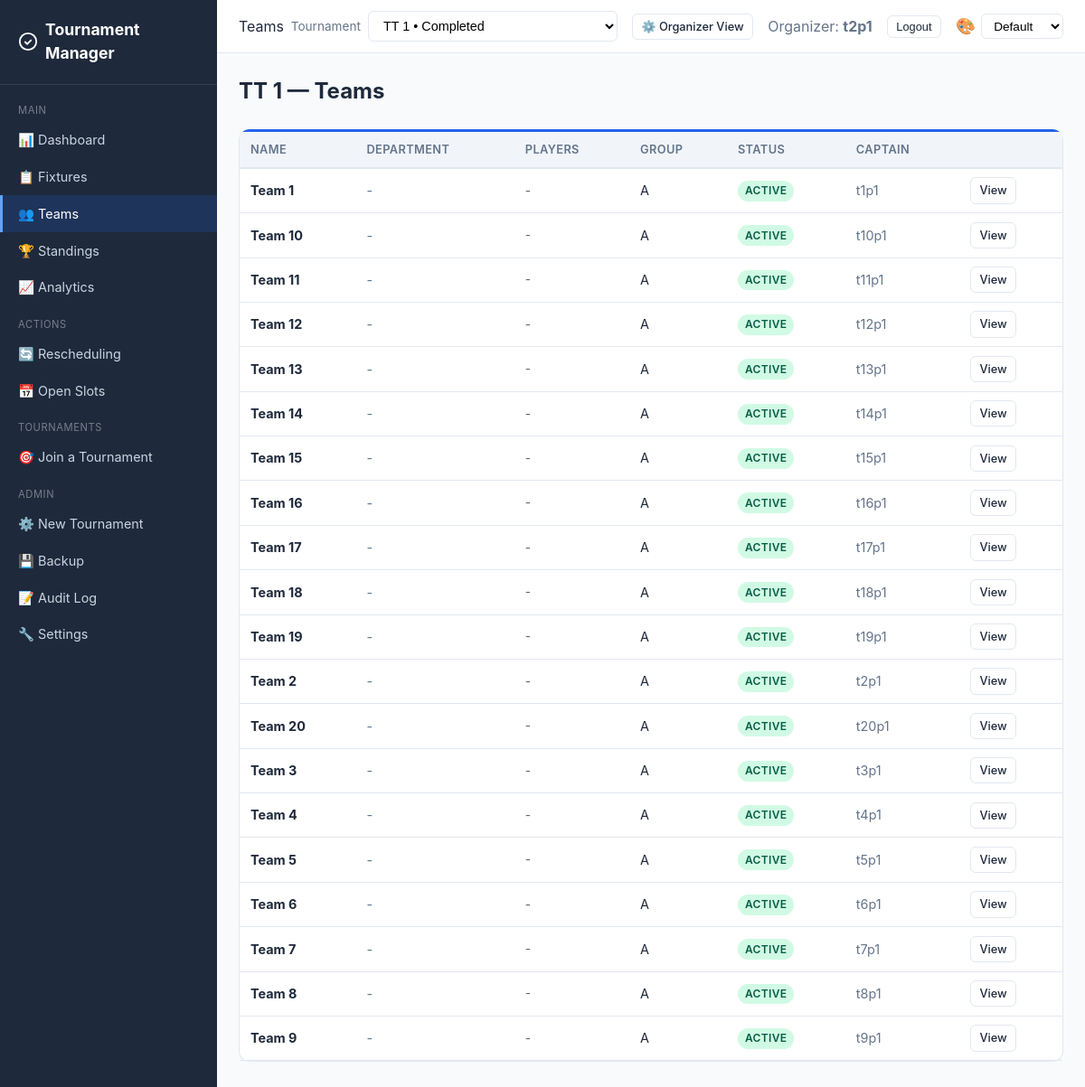
The page /teams/ (signed in) on the database its author committed.
### core/models.py (models this page shows, shortened)
class Tournament(models.Model):
    FORMAT_CHOICES = [
        ("round_robin", "Round Robin"),
        ("double_round_robin", "Double Round Robin"),
        ("knockout", "Knockout"),
        ("double_elimination", "Double Elimination"),
        ("consolation", "Consolation"),
        ("hybrid", "Hybrid (Groups + Knockout)"),
    ]
    SPORT_CHOICES = [
        ("badminton", "Badminton"),
        ("tennis", "Tennis"),
        ("volleyball", "Volleyball"),
        ("basketball", "Basketball"),
        ("soccer", "Soccer"),
        ("cricket", "Cricket"),
        ("table_tennis", "Table Tennis"),
        ("other", "Other"),
    ]
    WITHDRAWAL_POLICY_CHOICES = [
        ("forfeit", "Forfeit remaining matches"),
        ("void", "Void remaining matches"),
    ]
    name = models.CharField(max_length=200)
    sport_type = models.CharField(
        max_length=30, choices=SPORT_CHOICES, default="other",
        help_text="Type of sport for this tournament",
    )
    format = models.CharField(max_length=30, choices=FORMAT_CHOICES)
    players_per_team = models.IntegerField(
        default=1, help_text="Number of players required per team",
    )
    status = models.CharField(
        max_length=20,
        choices=[
            ("setup", "Setup"),
            ("registration_open", "Registration Open"),
            ("ready", "Ready for Scheduling"),
            ("scheduled", "Schedule Draft Ready"),
            ("active", "Active"),
            ("completed", "Completed"),
        ],
        default="setup",
    )
    created_at = models.DateTimeField(auto_now_add=True)
    started_at = models.DateTimeField(null=True, blank=True)
    completed_at = models.DateTimeField(null=True, blank=True)
    start_date = models.DateField(
        default=timezone.localdate,
        null=True,
        blank=True,
        help_text="Date from which automatic scheduling should begin",
    )
    expected_teams_count = models.PositiveIntegerField(
        default=0,
        blank=True,
        help_text="Expected number of teams before the tournament can start",
    )
    points_per_win = models.IntegerField(default=3)
    points_per_loss = models.IntegerField(default=0)
    points_per_draw = models.IntegerField(default=1)
    tiebreaker_order = models.TextField(
        default='["game_diff", "games_won", "head_to_head"]'
    )
    num_groups = models.IntegerField(default=2, help_text="For hybrid format")
    teams_per_group_advance = models.IntegerField(
        default=2, help_text="Teams advancing from each group"
    )
    withdrawal_policy = models.CharField(
        max_length=20, choices=WITHDRAWAL_POLICY_CHOICES, default="forfeit"
    )
    default_match_duration = models.IntegerField(
        default=30, help_text="Minutes per match"
    )
    champion = models.ForeignKey(
        "Team",
        null=True,
        blank=True,
        on_delete=models.SET_NULL,
        related_name="championships",
        help_text="Team that won the tournament",
    )

class Team(models.Model):
    STATUS_CHOICES = [
        ("active", "Active"),
        ("withdrawn", "Withdrawn"),
    ]
    user = models.ForeignKey(User, on_delete=models.CASCADE, related_name="captained_teams")
    tournament = models.ForeignKey(
        Tournament, on_delete=models.CASCADE, related_name="teams"
    )
    name = models.CharField(max_length=100)
    department = models.CharField(max_length=120, blank=True, default="")
    status = models.CharField(max_length=20, choices=STATUS_CHOICES, default="active")
    withdrawn_at = models.DateTimeField(null=True, blank=True)
    group = models.CharField(max_length=5, blank=True, default="")
    preferred_courts = models.ManyToManyField(Court, blank=True, related_name="preferred_by")
    availability_notes = models.TextField(blank=True, default="")
    seed = models.IntegerField(default=0)
    class Meta:
        unique_together = [["tournament", "name"], ["tournament", "user"]]

### core/views.py (the view)
# urls.py: path("teams/", views.teams_view, name="teams"),
@login_required
def teams_view(request):
    tournament = _get_tournament(request)
    if not tournament:
        return render(request, "core/teams.html", {
            "teams": [],
            **_tournament_context(request, tournament),
        })
    teams = tournament.teams.select_related("user").prefetch_related("players").order_by("name")
    return render(request, "core/teams.html", {
        "tournament": tournament, "teams": teams,
        "is_organizer": _is_organizer(request.user),
        **_tournament_context(request, tournament),
    })

### templates/core/teams.html (shortened to what this page needs)
{% extends "core/base.html" %}
{% block page_header %}Teams{% endblock %}
{% block content %}
<h1 class="page-title">{% if tournament %}{{ tournament.name }} — {% endif %}Teams</h1>
{% if tournament %}
<div class="card">
    <div class="table-container">
    <table>
        <thead>
            <tr>
                <th>Name</th>
                <th>Department</th>
                <th>Players</th>
                {% if tournament.format == "hybrid" %}<th>Group</th>{% endif %}
                <th>Status</th>
                <th>Captain</th>
                <th></th>
            </tr>
        </thead>
        <tbody>
            {% for t in teams %}
            <tr>
                <td><strong>{{ t.name }}</strong></td>
                <td class="text-muted">{{ t.department|default:"-" }}</td>
                <td style="font-size:0.85rem;color:#666;">
                    {% for p in t.players.all %}{{ p.name }}{% if not forloop.last %}, {% endif %}{% empty %}-{% endfor %}
                </td>
                {% if tournament.format == "hybrid" %}<td>{{ t.group|default:"-" }}</td>{% endif %}
                <td><span class="badge badge-{{ t.status }}">{{ t.get_status_display }}</span></td>
                <td class="text-muted">{{ t.user.username }}</td>
                <td><a href="{% url 'team_detail' pk=t.pk %}" class="btn btn-outline btn-sm">View</a></td>
            </tr>
            {% empty %}
            <tr><td colspan="{% if tournament.format == "hybrid" %}8{% else %}7{% endif %}" class="text-center text-muted">No teams registered.</td></tr>
            {% endfor %}
        </tbody>
    </table>
    </div>
</div>
{% else %}
<p class="text-muted">No tournament active.</p>
{% endif %}
{% endblock %}

### templates/core/base.html (shortened to what this page needs)
{% load static %}
<!DOCTYPE html>
<html lang="en">
<head>
    <link rel="stylesheet" href="{% static 'css/style.css' %}?v={% now 'YmdHis' %}">
</head>
<body>
{% if user.is_authenticated %}
<div class="app-layout">
    <aside class="sidebar">
        <div class="sidebar-brand">
            <svg viewBox="0 0 24 24" fill="none" stroke="currentColor" stroke-width="2"><circle cx="12" cy="12" r="10"/><path d="M8 12l3 3 5-5"/></svg>
            Tournament Manager
        </div>
        <nav class="sidebar-nav">
            <div class="sidebar-section">Main</div>
            <a href="{% url 'dashboard' %}" class="{% if request.resolver_match.url_name == 'dashboard' %}active{% endif %}">📊 Dashboard</a>
            <a href="{% url 'fixtures' %}" class="{% if request.resolver_match.url_name == 'fixtures' %}active{% endif %}">📋 Fixtures</a>
            <a href="{% url 'teams' %}" class="{% if request.resolver_match.url_name == 'teams' or request.resolver_match.url_name == 'team_detail' %}active{% endif %}">👥 Teams</a>
            <a href="{% url 'standings' %}" class="{% if request.resolver_match.url_name == 'standings' %}active{% endif %}">🏆 Standings</a>
            <a href="{% url 'analytics' %}" class="{% if request.resolver_match.url_name == 'analytics' %}active{% endif %}">📈 Analytics</a>
            <div class="sidebar-section">Actions</div>
            <a href="{% url 'rescheduling' %}" class="{% if request.resolver_match.url_name == 'rescheduling' %}active{% endif %}">🔄 Rescheduling</a>
            <a href="{% url 'open_slots' %}" class="{% if request.resolver_match.url_name == 'open_slots' %}active{% endif %}">📅 Open Slots</a>
            {% if team %}
            <div class="sidebar-section">My Team</div>
            <a href="{% url 'team_detail' pk=team.pk %}" class="{% if request.resolver_match.url_name == 'team_detail' %}active{% endif %}">🏅 {{ team.name }}</a>
            {% if joinable_tournaments %}
            <a href="{% url 'join_tournament_list' %}" class="{% if request.resolver_match.url_name == 'join_tournament_list' or request.resolver_match.url_name == 'join_tournament' or request.resolver_match.url_name == 'create_team' %}active{% endif %}" style="margin-top:0.5rem;">➕ Join New Tournament
                <span style="font-size:0.7rem;background:var(--primary);color:#fff;border-radius:10px;padding:1px 7px;margin-left:0.3rem;vertical-align:middle;">{{ joinable_tournaments|length }}</span>
            </a>
            {% endif %}
            {% else %}
            <div class="sidebar-section">Tournaments</div>
            <a href="{% url 'join_tournament_list' %}" class="">🎯 Join a Tournament</a>
            {% endif %}
            {% if user.is_staff %}
            <div class="sidebar-section">Admin</div>
            <a href="{% url 'tournament_setup' %}" class="{% if request.resolver_match.url_name == 'tournament_setup' %}active{% endif %}">⚙️ New Tournament</a>
            <a href="{% url 'backup' %}" class="{% if request.resolver_match.url_name == 'backup' %}active{% endif %}">💾 Backup</a>
            <a href="{% url 'audit_log' %}" class="{% if request.resolver_match.url_name == 'audit_log' %}active{% endif %}">📝 Audit Log</a>
            <a href="{% url 'settings' %}" class="{% if request.resolver_match.url_name == 'settings' %}active{% endif %}">🔧 Settings</a>
            {% endif %}
        </nav>
    </aside>
    <div class="main-content">
        <header class="topbar">
            <div class="topbar-left">
                <span>{% block page_header %}{% endblock %}</span>
            </div>
            <div class="topbar-right">
                {% if user.is_staff and available_tournaments %}
                <form method="post" action="{% url 'select_tournament' %}" style="display:flex;align-items:center;gap:0.5rem;">
                    <label for="tournament-switch" class="text-muted" style="font-size:0.85rem;">Tournament</label>
                    <select id="tournament-switch" name="tournament_id" class="form-select" onchange="this.form.submit()" style="min-width:220px;">
                        {% for t in available_tournaments %}
                        <option value="{{ t.pk }}" {% if selected_tournament and t.pk == selected_tournament.pk %}selected{% endif %}>
                            {{ t.name }} • {{ t.get_status_display }}
                        </option>
                        {% endfor %}
                    </select>
                </form>
                {% endif %}
                {% if has_dual_roles %}
                <a href="{% url 'toggle_view_preference' %}" class="btn btn-outline btn-sm" title="Switch view mode">
                    {% if view_mode == 'organizer' %}
                    👤 Team View
                    {% else %}
                    ⚙️ Organizer View
                    {% endif %}
                </a>
                {% endif %}
                {% if team %}
                <a href="{% url 'team_detail' pk=team.pk %}" class="btn btn-outline btn-sm">&#9881;&#65039; {{ team.name }}</a>
                {% elif user.is_staff %}
                <span class="text-muted">Organizer: <strong>{{ user.username }}</strong></span>
                {% endif %}
                <form method="post" action="{% url 'logout' %}" style="display:inline;">
                    <button type="submit" class="btn btn-outline btn-sm">Logout</button>
                </form>
                <div class="theme-picker">
                    <label for="themeSelect" style="font-size:1.1rem;cursor:default;" title="Theme">🎨</label>
                    <select id="themeSelect" class="form-select" style="width:auto;padding:0.3rem 0.55rem;font-size:0.85rem;">
                        <option value="default">Default</option>
                    </select>
                </div>
            </div>
        </header>
        <div class="content">
            {% block content %}{% endblock %}
        </div>
    </div>
</div>
{% endif %}
</body>
</html>

### rows shown on the page
Tournament: name "TT 1"
Team: name "Team 1", department "-", group "A", status "ACTIVE", user.username "t1p1"
Team: name "Team 10", department "-", group "A", status "ACTIVE", user.username "t10p1"
Team: name "Team 11", department "-", group "A", status "ACTIVE", user.username "t11p1"
Team: name "Team 12", department "-", group "A", status "ACTIVE", user.username "t12p1"
Team: name "Team 13", department "-", group "A", status "ACTIVE", user.username "t13p1"
Team: name "Team 14", department "-", group "A", status "ACTIVE", user.username "t14p1"
Team: name "Team 15", department "-", group "A", status "ACTIVE", user.username "t15p1"
Team: name "Team 16", department "-", group "A", status "ACTIVE", user.username "t16p1"
Team: name "Team 17", department "-", group "A", status "ACTIVE", user.username "t17p1"
Team: name "Team 18", department "-", group "A", status "ACTIVE", user.username "t18p1"
Team: name "Team 19", department "-", group "A", status "ACTIVE", user.username "t19p1"
Team: name "Team 2", department "-", group "A", status "ACTIVE", user.username "t2p1"
Team: name "Team 20", department "-", group "A", status "ACTIVE", user.username "t20p1"
Team: name "Team 3", department "-", group "A", status "ACTIVE", user.username "t3p1"
Team: name "Team 4", department "-", group "A", status "ACTIVE", user.username "t4p1"
Team: name "Team 5", department "-", group "A", status "ACTIVE", user.username "t5p1"
Team: name "Team 6", department "-", group "A", status "ACTIVE", user.username "t6p1"
Team: name "Team 7", department "-", group "A", status "ACTIVE", user.username "t7p1"
Team: name "Team 8", department "-", group "A", status "ACTIVE", user.username "t8p1"
Team: name "Team 9", department "-", group "A", status "ACTIVE", user.username "t9p1"

### other values the page prints
{{ user.username }} "t2p1"
form field tournament_id "TT 1 • Completed"
